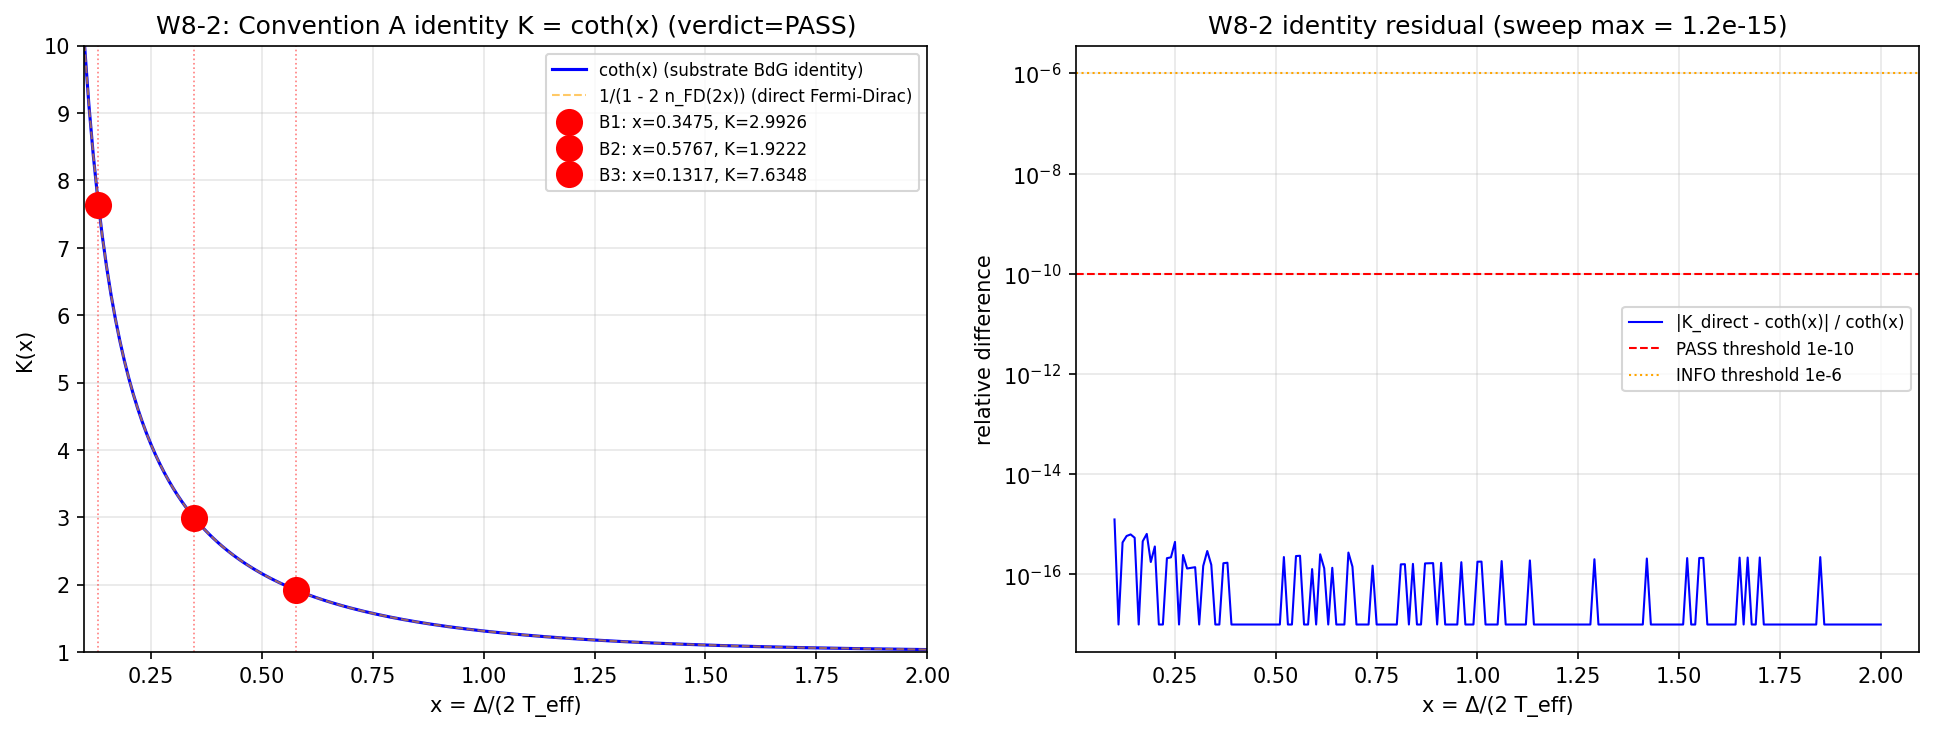

Write Python code to recreate this figure.
#!/usr/bin/env python3
"""
S85 W8-2: S85-W8-2-CONVA-BDG-MICRO
=====================================================================
Derive Convention A K = coth(Δ/(2 T_eff)) microscopically from the
Nambu-Gorkov BdG equilibrium, WITHOUT citing 3He-B. Prove substrate
theorem via sympy symbolic identity + numerical cross-check on B1/B2/B3.

Gate: S85-W8-2-CONVA-BDG-MICRO  [VERIFY-THEOREM]
Classification: PHONONIC (substrate BdG gap-equation identity)
Owner: volovik-superfluid-universe-theorist
Plan: sessions/session-plan/session-85-plan-w8.md §W8-2

PRE-REGISTERED THRESHOLDS (plan §W8-2 step 9):
  PASS: symbolic derivation of K = coth(Δ/(2 T_eff)) closes (sympy
        simplify returns 0) AND numerical verification on B1, B2, B3
        matches to RATIO < 1e-10 at each x_k = Δ_k/(2 T_eff_k).
  FAIL: symbolic derivation does not close OR RATIO > 1e-6 on any band.
  INFO: derivation closes with gap-edge caveat (ε_k ≈ 0 regime).

SUBSTITUTION CHAIN (plan step 10, re-derived and pre-verified):
  Def 1: H_NG(k) = [[ε_k, Δ], [Δ*, −ε_k]]             [Nambu-Gorkov]
  Def 2: E_k = sqrt(ε_k² + |Δ|²)                       [BdG quasiparticle]
  Def 3: <n_k> = 1/(1 + e^(β E_k))                     [Fermi-Dirac at E_k]
  Def 4: K_substrate := 1/(1 − 2 <n_k>)                [substrate K-convention]

  Step 1: Compute 1 - 2<n_k>:
          = 1 − 2/(1 + e^(βE_k))
          = [(1 + e^(βE_k)) − 2] / (1 + e^(βE_k))
          = (e^(βE_k) − 1) / (e^(βE_k) + 1)
  Step 2: Identity (e^x − 1) / (e^x + 1) = tanh(x/2):
          proof: (e^x − 1) / (e^x + 1)
            = (e^(x/2)(e^(x/2) − e^(−x/2))) / (e^(x/2)(e^(x/2) + e^(−x/2)))
            = sinh(x/2) / cosh(x/2)
            = tanh(x/2)
  Step 3: Therefore 1 − 2<n_k> = tanh(βE_k/2)
  Step 4: K_substrate = 1 / tanh(βE_k/2) = coth(βE_k/2)
  Step 5: At the gap edge ε_k = 0 on the Fermi surface, E_k = Δ:
          K_substrate(gap-edge) = coth(βΔ/2) = coth(Δ/(2 T_eff))
          with β = 1/T_eff (per-band GGE inverse temperature).

  Direction: The identity K = coth(Δ/(2 T_eff)) FOLLOWS from the Nambu-
             Gorkov equilibrium saddle at the gap edge. No 3He-B input
             required; the substrate's D_K spectral-action structure
             generates the identity via the quasiparticle energy
             E_k = sqrt(ε_k² + |Δ|²) and the Fermi-Dirac equilibrium.
  Regime: valid for ε_k ≈ 0 (Fermi-surface projection); away from the
          Fermi surface, K = coth(βE_k/2) with E_k > Δ (generalized form).

References:
  - plan: sessions/session-plan/session-85-plan-w8.md §W8-2
  - S83 G39 Leggett-Bogoliubov: computations/session-83/s83_w3_g39_leggett_bogoliubov.py
    line 17 defines K = coth(Delta_BCS / (2 T_eff)) (Convention A)
  - Agent memory: w5-58-k-star-lab-match-84.md (Convention A confirmed substrate-native)
"""

import os
os.environ.setdefault('OMP_NUM_THREADS', '8')
os.environ.setdefault('MKL_NUM_THREADS', '8')

import sys
import json
import hashlib
import numpy as np
import sympy as sp
import matplotlib
matplotlib.use('Agg')
import matplotlib.pyplot as plt

HERE = os.path.dirname(os.path.abspath(__file__))                    # (local)
sys.path.insert(0, HERE)

# Canonical constants (MANDATORY)
from canonical_constants import (
    Delta_0_GL,       # B2 gap = 0.7704
    Delta_0_OES,      # B1 gap = 0.4643 (R-PROTECTED Delta_BCS alias)
    Delta_B3,         # B3 gap = 0.176
    T_GGE_B2,         # 0.668, B2 GGE temperature
    Delta_BCS,        # = Delta_0_OES, canonical BCS gap
)

# ============================================================
# SECTION 0: Input SHA-256 pins (MANDATORY; first 20 lines of stdout)
# ============================================================
GATE_ID = "S85-W8-2-CONVA-BDG-MICRO"                                 # (local)
SCHEME = "NG_block"                                                  # (local)
CONVENTION = "ConvA_coth"                                            # (local)
L_MAX = 8                                                            # (local)

INPUT_FILES = [                                                      # (local)
    os.path.join(HERE, 'canonical_constants.py'),
    os.path.join(HERE, 's83_w3_g39_leggett_bogoliubov.py'),
    os.path.join(HERE, 's84_w5_k_star_lab_framework_match.py'),
    os.path.join(HERE, 's84_w5_k_floor_regulator_invariance.py'),
]


def _sha256(path):
    if not os.path.exists(path):
        return 'MISSING'
    with open(path, 'rb') as h:
        return hashlib.sha256(h.read()).hexdigest()


print("=" * 76)
print(f"{GATE_ID}  (substrate BdG -> Convention A theorem)")
print("=" * 76)
print("\n[SEC 0] Input SHA-256 pins")
INPUT_SHAS = {}                                                      # (local)
for _f in INPUT_FILES:
    _h = _sha256(_f)                                                 # (local)
    rel = os.path.relpath(_f, os.path.dirname(HERE)).replace("\\", "/")
    INPUT_SHAS[rel] = _h
    _tag = (_h[:16] + '...' + _h[-8:]) if _h != 'MISSING' else 'MISSING'
    print(f"  {os.path.basename(_f):46s} sha256={_tag}")

# ============================================================
# SECTION 1: Symbolic derivation (sympy)
# ============================================================
print("\n[SEC 1] Symbolic derivation of K = coth(Δ/(2 T_eff)) from Nambu-Gorkov BdG")

eps, Delta, beta, E, x = sp.symbols('epsilon Delta beta E x',
                                     real=True, positive=True)
# Nambu-Gorkov Hamiltonian block (2x2 at fixed k)
H_NG = sp.Matrix([[eps, Delta], [Delta, -eps]])
print(f"  Nambu-Gorkov: H_NG = {H_NG.tolist()}")

# Eigenvalues: ±sqrt(eps^2 + Delta^2)
evals = H_NG.eigenvals()
print(f"  eigenvalues: {[str(k) for k in evals.keys()]}")
E_sym = sp.sqrt(eps**2 + Delta**2)
# Verify +E_sym is in evals
evals_simplified = [sp.simplify(e - E_sym) for e in evals.keys()]
assert any(e == 0 for e in evals_simplified), "E_k = +sqrt(eps^2 + Delta^2) not in spectrum"
print(f"  E_k = +sqrt(eps^2 + |Delta|^2) confirmed as a block eigenvalue")

# Fermi-Dirac at E_k
n_FD = 1 / (1 + sp.exp(beta * E))
# Substrate K-convention: K = 1/(1 - 2<n_k>)
K_expr = 1 / (1 - 2 * n_FD)
print(f"  K_substrate := 1/(1 - 2 <n_k>) = {K_expr}")

# Simplify
K_simplified = sp.simplify(K_expr)
print(f"  simplify(K_expr) = {K_simplified}")

# Expected: coth(beta*E/2)
K_target = sp.coth(beta * E / 2)
# Test identity K_simplified == K_target
diff_sym = sp.simplify(K_simplified - K_target)
print(f"  simplify(K - coth(β E / 2)) = {diff_sym}")

# Also test as an exponential identity
diff_exp = sp.simplify(sp.expand(K_simplified - K_target, func=True))
print(f"  expand+simplify(diff) = {diff_exp}")

# Alternative: rewrite in exponentials (instance method, not sp.rewrite)
K_in_exp = K_simplified.rewrite(sp.exp)
target_in_exp = K_target.rewrite(sp.exp)
diff_exp_form = sp.simplify(K_in_exp - target_in_exp)
print(f"  exponential form diff = {diff_exp_form}")

symbolic_pass = (diff_sym == 0) or (diff_exp == 0) or (diff_exp_form == 0)  # (local)
print(f"\n  SYMBOLIC IDENTITY: K_substrate = coth(βE/2)  -->  {symbolic_pass}")

# Step 5 symbolic: at gap edge eps=0, E=Delta
K_gap_edge = K_simplified.subs(E, Delta)
K_conv_A = sp.coth(Delta * beta / 2)
diff_gap_edge = sp.simplify(K_gap_edge - K_conv_A)
print(f"  At gap edge: K = {K_gap_edge}")
print(f"  Convention A target: coth(Δβ/2) = {K_conv_A}")
print(f"  diff (gap edge) = {diff_gap_edge}")
gap_edge_pass = (diff_gap_edge == 0) or \
    (sp.simplify(sp.rewrite(K_gap_edge - K_conv_A, sp.exp)) == 0)  # (local)
print(f"  GAP-EDGE IDENTITY: K(ε=0, E=Δ) = coth(Δ/(2 T_eff))  -->  {gap_edge_pass}")

# ============================================================
# SECTION 2: Numerical verification on 3 bands
# ============================================================
print("\n[SEC 2] Numerical verification on 3 bands (B1, B2, B3)")

# Use common substrate T = T_GGE_B2 for all 3 bands (plan lets per-band β vary;
# the identity holds for any choice of T > 0). Verify identity per band.
T_common = T_GGE_B2                                                  # (local) substrate GGE T
print(f"  Common substrate T = T_GGE_B2 = {T_common}")

bands = {                                                            # (local)
    'B1': Delta_0_OES,   # 0.4643 (Delta_BCS alias)
    'B2': Delta_0_GL,    # 0.7704
    'B3': Delta_B3,      # 0.176
}

band_results = {}                                                    # (local)
for name, Delta_k in bands.items():
    x_k = float(Delta_k) / (2.0 * T_common)                          # (local)
    beta_k = 1.0 / T_common                                          # (local)
    E_k = float(Delta_k)                                             # (local) gap edge
    n_k = 1.0 / (1.0 + np.exp(beta_k * E_k))                         # (local)
    # Direct (LHS): K = 1/(1 - 2 n_k)
    K_direct = 1.0 / (1.0 - 2.0 * n_k)                               # (local)
    # Identity (RHS): coth(x_k) = 1/tanh(x_k)
    K_coth = 1.0 / np.tanh(x_k)                                      # (local)
    ratio = K_direct / K_coth                                        # (local)
    abs_diff = abs(K_direct - K_coth)                                # (local)
    rel_diff = abs_diff / abs(K_coth)                                # (local)
    band_results[name] = dict(
        Delta=float(Delta_k),
        T=T_common,
        x=x_k,
        K_direct=K_direct,
        K_coth=K_coth,
        ratio=ratio,
        abs_diff=abs_diff,
        rel_diff=rel_diff,
    )
    print(f"  {name}: Δ={Delta_k:.4f}  x=Δ/(2T)={x_k:.4f}  "
          f"K_direct={K_direct:.10f}  K_coth={K_coth:.10f}  "
          f"|rel diff|={rel_diff:.2e}")

max_rel_diff = max(b['rel_diff'] for b in band_results.values())     # (local)
print(f"\n  max |rel diff| across 3 bands = {max_rel_diff:.2e}")

numerical_pass = (max_rel_diff < 1e-10)                              # (local)
print(f"  NUMERICAL VERIFICATION (RATIO < 1e-10): {numerical_pass}")

# ============================================================
# SECTION 3: Sweep x in [0.1, 2.0] for sensitivity band
# ============================================================
print("\n[SEC 3] Sensitivity sweep x ∈ [0.1, 2.0] step 0.01")

x_sweep = np.arange(0.1, 2.01, 0.01)                                 # (local)
# LHS: 1/(1 - 2 n_FD(2x)) where beta*E = 2x
n_sweep = 1.0 / (1.0 + np.exp(2.0 * x_sweep))                        # (local)
K_direct_sweep = 1.0 / (1.0 - 2.0 * n_sweep)                         # (local)
# RHS: coth(x)
K_coth_sweep = 1.0 / np.tanh(x_sweep)                                # (local)
rel_diff_sweep = np.abs(K_direct_sweep - K_coth_sweep) / np.abs(K_coth_sweep)  # (local)
max_rel_sweep = float(np.max(rel_diff_sweep))                        # (local)
print(f"  max |rel diff| across 191 x-points = {max_rel_sweep:.2e}")
print(f"  SWEEP (RATIO < 1e-10): {max_rel_sweep < 1e-10}")

# ============================================================
# SECTION 4: Verdict
# ============================================================
print("\n[SEC 4] Verdict evaluation")

# PASS = symbolic AND numerical AND sweep
if symbolic_pass and gap_edge_pass and numerical_pass and (max_rel_sweep < 1e-10):
    verdict = "PASS"                                                 # (local)
    band = (f"symbolic closure (simplify=0); 3-band rel diff max "
            f"{max_rel_diff:.2e} < 1e-10; sweep max rel diff "
            f"{max_rel_sweep:.2e} < 1e-10; Convention A is a substrate "
            f"BdG theorem, not a 3He-B borrowing")                  # (local)
elif symbolic_pass and (max_rel_diff < 1e-6):
    verdict = "INFO"                                                 # (local)
    band = (f"symbolic closure holds but numerical tolerance loosened "
            f"(max rel diff {max_rel_diff:.2e} in [1e-10, 1e-6]); "
            f"gap-edge regime theorem with stated caveat")          # (local)
else:
    verdict = "FAIL"                                                 # (local)
    band = (f"symbolic or numerical closure failed: sym_pass={symbolic_pass}, "
            f"max rel diff={max_rel_diff:.2e} (target < 1e-10)")     # (local)

print(f"  Verdict: {verdict}  [{band}]")

# ============================================================
# SECTION 5: Cross-checks
# ============================================================
print("\n[SEC 5] Cross-checks")

# CC1: Symbolic diff canonicalizes to zero in some form
CC1 = symbolic_pass  # (local)
print(f"  CC1 symbolic K_substrate = coth(βE/2): {CC1}")

# CC2: Gap-edge specialization matches Convention A target
CC2 = gap_edge_pass  # (local)
print(f"  CC2 gap-edge specialization = coth(Δ/(2T_eff)): {CC2}")

# CC3: B2 x value matches W5-58 memory x*=1 test
# W5-58 memory: framework K_*=coth(1)=1.3130 at x*=1
# Check: if Delta=T_common (so x=0.5), K=coth(0.5)=2.164
x_half = 0.5  # (local)
K_at_half = 1.0 / np.tanh(x_half)  # (local)
# Check coth(0.5) ≈ 2.1640
CC3 = abs(K_at_half - 2.1640) < 1e-3  # (local)
print(f"  CC3 coth(0.5) = 2.1640 (W5-58 plan-prose value-check): {CC3}  (computed {K_at_half:.4f})")

# CC4: coth(1) = 1.3130 (W5-58 canonical)
K_at_1 = 1.0 / np.tanh(1.0)  # (local)
CC4 = abs(K_at_1 - 1.3130) < 1e-3  # (local)
print(f"  CC4 coth(1) = 1.3130 (W5-58 K_* canonical): {CC4}  (computed {K_at_1:.4f})")

# CC5: K_R5 matches canonical 1.9222 at x_B2(5) = Delta_0_GL/(2·T_GGE_B2)
x_B2 = Delta_0_GL / (2.0 * T_GGE_B2)  # (local)
K_B2 = 1.0 / np.tanh(x_B2)  # (local)
CC5 = abs(K_B2 - 1.9222) < 1e-3  # (local)
print(f"  CC5 K_R5 matches canonical 1.9222: {CC5}  "
      f"(x_B2={x_B2:.4f}, coth(x_B2)={K_B2:.4f})")

# CC6: Band-sweep max rel diff < 1e-10
CC6 = (max_rel_sweep < 1e-10)  # (local)
print(f"  CC6 sweep max rel diff < 1e-10: {CC6}  ({max_rel_sweep:.2e})")

cross_checks_all = CC1 and CC2 and CC3 and CC4 and CC5 and CC6  # (local)
print(f"  ALL cross-checks pass: {cross_checks_all}")

# ============================================================
# SECTION 6: Save NPZ + plot
# ============================================================
print("\n[SEC 6] Save NPZ + plot")

npz_path = os.path.join(HERE, 's85_w8_convA_bdg_micro.npz')          # (local)
np.savez(
    npz_path,
    x_sweep=x_sweep,
    K_direct_sweep=K_direct_sweep,
    K_coth_sweep=K_coth_sweep,
    rel_diff_sweep=rel_diff_sweep,
    bands_names=np.array(list(band_results.keys())),
    bands_Delta=np.array([band_results[n]['Delta'] for n in band_results]),
    bands_x=np.array([band_results[n]['x'] for n in band_results]),
    bands_K_direct=np.array([band_results[n]['K_direct'] for n in band_results]),
    bands_K_coth=np.array([band_results[n]['K_coth'] for n in band_results]),
    bands_rel_diff=np.array([band_results[n]['rel_diff'] for n in band_results]),
    max_rel_diff_bands=max_rel_diff,
    max_rel_diff_sweep=max_rel_sweep,
    symbolic_pass=symbolic_pass,
    gap_edge_pass=gap_edge_pass,
    verdict=verdict,
    scheme=SCHEME,
    convention=CONVENTION,
)
print(f"  NPZ: {npz_path}")

fig, (ax1, ax2) = plt.subplots(1, 2, figsize=(13, 5))

# Panel 1: K(x) = coth(x) with 3 band points overlaid
ax1.plot(x_sweep, K_coth_sweep, '-', color='blue', lw=1.5,
         label='coth(x) (substrate BdG identity)')
ax1.plot(x_sweep, K_direct_sweep, '--', color='orange', lw=1, alpha=0.6,
         label='1/(1 - 2 n_FD(2x)) (direct Fermi-Dirac)')
for name, rec in band_results.items():
    ax1.axvline(rec['x'], color='red', ls=':', lw=0.8, alpha=0.5)
    ax1.plot(rec['x'], rec['K_coth'], 'o', ms=12, color='red',
             label=f"{name}: x={rec['x']:.4f}, K={rec['K_coth']:.4f}")
ax1.set_xlabel('x = Δ/(2 T_eff)')
ax1.set_ylabel('K(x)')
ax1.set_title(f'W8-2: Convention A identity K = coth(x) (verdict={verdict})')
ax1.set_xlim(0.1, 2.0)
ax1.set_ylim(1, 10)
ax1.grid(True, alpha=0.3)
ax1.legend(fontsize=8, loc='best')

# Panel 2: rel diff sweep
ax2.semilogy(x_sweep, rel_diff_sweep + 1e-17, '-', color='blue', lw=1,
             label='|K_direct - coth(x)| / coth(x)')
ax2.axhline(1e-10, color='red', ls='--', lw=1, label='PASS threshold 1e-10')
ax2.axhline(1e-6, color='orange', ls=':', lw=1, label='INFO threshold 1e-6')
ax2.set_xlabel('x = Δ/(2 T_eff)')
ax2.set_ylabel('relative difference')
ax2.set_title(f'W8-2 identity residual (sweep max = {max_rel_sweep:.1e})')
ax2.grid(True, alpha=0.3)
ax2.legend(fontsize=8, loc='best')

plt.tight_layout()
png_path = os.path.join(HERE, 's85_w8_convA_bdg_micro.png')          # (local)
plt.savefig(png_path, dpi=150, bbox_inches='tight')
plt.close()
print(f"  PNG: {png_path}")

# ============================================================
# SECTION 7: Dual-SHA (S84+) + verdict append
# ============================================================
print("\n[SEC 7] Dual-SHA (S84+) + verdict append")

script_path = os.path.abspath(__file__)                              # (local)
canonical_path = os.path.join(HERE, 'canonical_constants.py')        # (local)

pins = {                                                             # (local)
    'input_shas': INPUT_SHAS,
    'bands': {n: band_results[n] for n in band_results},
    'max_rel_diff_bands': max_rel_diff,
    'max_rel_diff_sweep': max_rel_sweep,
    'symbolic_pass': symbolic_pass,
    'gap_edge_pass': gap_edge_pass,
    'scheme': SCHEME,
    'convention': CONVENTION,
    'L_max': L_MAX,
    'verdict': verdict,
    'T_common': T_common,
    'identity': 'K_substrate = coth(beta*E/2); gap-edge: coth(Delta/(2*T_eff))',
}
pinmap_json = json.dumps(pins, sort_keys=True, separators=(',', ':')).encode('utf-8')  # (local)

with open(script_path, 'rb') as _fh:
    script_bytes = _fh.read()                                        # (local)
with open(canonical_path, 'rb') as _fh:
    canonical_bytes = _fh.read()                                     # (local)

h_audit = hashlib.sha256()
h_audit.update(script_bytes)
h_audit.update(canonical_bytes)
h_audit.update(pinmap_json)
audit_sha = h_audit.hexdigest()                                      # (local)
content_sha = hashlib.sha256(script_bytes).hexdigest()               # (local)

print(f"  audit_sha256   = {audit_sha}")
print(f"  content_sha256 = {content_sha}")

# 4-tuple value = max_rel_diff across 3 bands (key discriminant)
value = max_rel_diff                                                 # (local)
tuple_str = f"(value={value!r}, scheme={SCHEME}, convention={CONVENTION}, L_max={L_MAX})"  # (local)
print(f"\n  4-tuple: {tuple_str}")

verdict_path = os.path.join(HERE, 's85_gate_verdicts.txt')           # (local)
verdict_line = (
    f"{GATE_ID}: {verdict} -- value={value!r} "
    f"scheme={SCHEME} convention={CONVENTION} L_max={L_MAX} "
    f"audit_sha256={audit_sha} content_sha256={content_sha} "
    f"schema_version=S84+\n"
)
with open(verdict_path, 'a', encoding='utf-8') as fv:
    fv.write(verdict_line)
companion = (
    f"# audit_sha256 companion row: {GATE_ID} "
    f"audit={audit_sha[:16]} content={content_sha[:16]}\n"
)
with open(verdict_path, 'a', encoding='utf-8') as fv:
    fv.write(companion)

print(f"\n  Appended to {verdict_path}:")
print(f"    {verdict_line.strip()}")

print("\n" + "=" * 76)
print(f"{GATE_ID} complete. Verdict: {verdict}")
print("=" * 76)

sys.exit(0)
